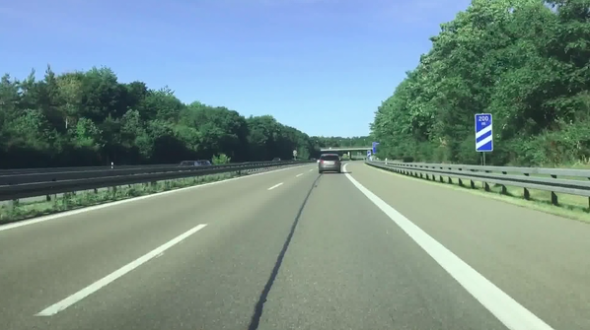
#> input picture test/testimage.jpeg, 590 x 330 px, found by its file name
$ python lanedetectiontimer.py   (older library calls are emulated)
#> lines starting #> are read from the running program, lines starting #| are printed output that depends on the picture; after the words box and inside, x2 and y2 are one past the last pixel; in counts of white or black regions, pixels touching at a corner belong together
#> in timer, test_image is the input picture: shape (330, 590, 3); mean B, G, R 141, 144.1, 120
### test/lanedetecttimers/lanefiltertimer.py
import cv2
import numpy as np
import time

#Description: The functions used to filter an image to prepare it for lane detection

def binary_thresh(array, thresh):
    """
    Make every element in threshold 1 and every element out of the threshold 0
    param array: 2D array
    param thesh: Two element tuple of min and max threshold values
    return: binary 2D thresholded data
    """

    binary = np.zeros_like(array)
    binary[(array >= thresh[0]) & (array <= thresh[1])] = 1
    return binary

def threshold(channel, thresh=(128,255), thresh_type=cv2.THRESH_BINARY):
    """
    Filter out all values outside of the threshold in the input channel
    param channel: 2D array representing one channel of an image
    param threst: Two element tuple of min and max threshold values
    param thresh_type: The opencv type of the threshold
    returns: 2D thresholded data
    """
    return cv2.threshold(channel, thresh[0], thresh[1], thresh_type)

def gaussian_blur(channel, gauss_kernel=3):
    """
    Reduce noise in the image using a gaussian blur function
    param channel: 2D array representing one channel of an image
    param gauss_kernel: The dimensions of the kernal applied
    """
    return cv2.GaussianBlur(channel, (gauss_kernel, gauss_kernel), 0)

# [7 lines left out: function median_blur, not called in this run]

def sobel(channel, sobel_kernel=3, thresh=(0, 255)):
    """
    Find edges that are aligned horizontally or vertically in the image
    param channel: 2D array representing one channel of an image
    param sobel_kernal: The dimensions (square) of the sobel kernel applied
    param thresh: Two element tuple with min and max values for binary thresholding
    return: binary 2D edge detected data
    """
    set1 = time.perf_counter()
    #detects differences in pixel intensity from left to right (veritcal edges)
    sobelx = cv2.Sobel(channel, cv2.CV_64F, 1, 0, sobel_kernel)

    set2 = time.perf_counter()
    #detects differences in pixel intensity from top to bottom (horizontal edges)
    sobely = cv2.Sobel(channel, cv2.CV_64F, 0, 1, sobel_kernel)
    set3 = time.perf_counter()
    sobel_mag=np.sqrt(sobelx ** 2 + sobely ** 2)
    set4 = time.perf_counter()

    seftm = [["x", "y", "mag", "total"], [(set2-set1), (set3-set2), (set4-set3), (set4-set1)]]

    return binary_thresh(sobel_mag, thresh), seftm

# [9 lines left out: function canny, not called in this run]


### test/lanedetecttimers/lanedetectiontimer.py

import cv2
import numpy as np
import matplotlib.pyplot as plt
import lanefiltertimer as filter
import time

#Description: The Lane class and its functions which construct a lane object from an image

class Lane:
    """
    Digital model of a track lane
    """
    def __init__(self, original, roi_corners=None):
        """
        Default constructor

        param original: The original image as it comes from the camera
        param roi_corners: A an array of tuples containing the xy coordinates of the corners of the region of interest
        """

        self.original = original

        #Holds the dimensions of the original image (Height,Width)
        self.orig_dim = self.original.shape[:2][::-1]
        self.width = self.orig_dim[0]
        self.height = self.orig_dim[1]

        #Holds the thresholds for each of the

        #Holds the image once filtered to show lane lines
        self.filtered_lanes = None

        #Holds the "birds eye view" image (the product of a perspective transform) and its transformation and inverse transformation matrices
        self.pwarped = None
        self.color_pwarped = None
        self.pwarp_matrix = None
        self.inv_pwarp_matrix = None

        #Holds an array of tuples representing xy coordinates of the four corners of the region of interest
        if roi_corners is None:
            roi_corners = [(300,170), (0, 330), (self.width,330), (self.width-240 ,170)]

        self.roi_corners = np.float32(roi_corners)

        #Holds the target xy coordinates of the region of interest after perspective transform
        self.padding = int(0.25*self.width) #gap
        self.target_roi_corners = np.float32([
            [self.padding, 0],  #Top-left corner
            [self.padding, self.height],  #Bottom-left corner
            [self.width-self.padding, self.height],  #Bottom right corner
            [self.width-self.padding, 0]])  #Top right corner

        #Holds a a histogram that shows the location of white peaks (representing lane lines) over the bottom half of the ROI
        self.histogram = None

        #Holds the sliding window parameters
        self.num_swindows = 10
        self.margin = int((1/12) * self.width) #The window width is 2*margin
        self.minpix = int((1/2) * self.margin) #The minimum number of pixels to relocate sliding window center

        #Holds the location data of the pixels that are part of lane lines
        self.llane_inds = None  #The indices of the left line pixels
        self.rlane_inds = None  #The indices of the right line pixels
        self.l_x = None  #The x coordinates of the left line pixels
        self.r_x = None  #The x coordinates of the right line pixels
        self.l_y = None  #The y coordinates of the left line pixels
        self.r_y = None  #The y coordinates of the right line pixels

        #Holds the best fit polynomial lines for the left and right lanes
        self.lfit = None  #The left fit coefficients
        self.rfit = None  #The right fit coefficients
        self.ploty = None  #A vector of y coordinates
        self.lfit_x = None  #The x coordinates for the left line
        self.rfit_x = None  #The x coordinates for the right line

        #Holds the best fit polynomial lines for the center of lane path
        self.path_fit = None  #The path fit coefficients
        self.path_fit_x = None #The x coordinates of the path

        #Conversions from pixels to meters in x and y dimensions
        self.y_m2p = 10.0 / 1000 #meters per pixel in x direction


    def get_filtered(self, img=None, thresholds=None, median=False, canny=False, plot=False):
        """
        Applies the filtering functions from lanefilter.py to produce a binary image that shows lane lines

        param img: the input image
        return: A binary (0, 255) image containing the lane lines
        """
#> called with median = False, canny = False, plot = False
        if img is None:
            img = self.original

        if thresholds == None:
            #A tuple of tuples of thresholds for each of the thresholding operations
            thresholds = ((180, 255), (110, 255), (60,255), (180,255))

        t1 = time.perf_counter()

        #Converts the image from the BGR color space to the HLS color space
        hls = cv2.cvtColor(img, cv2.COLOR_BGR2HLS)
#> hls: shape (330, 590, 3); mean of channels 0, 1, 2 70.1, 136.3, 79.9

        t2 = time.perf_counter()

        #------------Isolates the edges of lane lines-----------#
        et1 = time.perf_counter()

        #Apply a binary (0,255) threshold to the lightness channel of the image
        _, l_thresholded = filter.threshold(hls[:,:,1], thresh=thresholds[0])
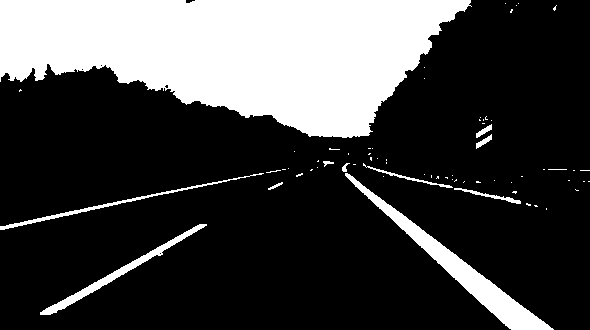
#> l_thresholded: shape (330, 590); 25.6% white; 68 white regions (57 under 20 px), largest, box (x1, y1, x2, y2) and area: (0, 0, 472, 138) 42962, (345, 173, 554, 330) 3963, (40, 224, 207, 315) 1254

        et2 = time.perf_counter()

        if median == True:
            #Apply a median blur to the thresholded image to reduce noise
            l_blurred = filter.median_blur(l_thresholded, median_kernel=5)
        else:
            #Apply a gaussian blur to the thresholded image to reduce noise
            l_blurred = filter.gaussian_blur(l_thresholded, gauss_kernel=3)

        et3 = time.perf_counter()

        if canny == True:
            #Apply Canny edge detection to the blurred image
            edge_detected = filter.canny(l_blurred, (170, 200), aperture_size=3)
        else:
            #Apply Sobel edge detection to the blurred image and make the image binary (0,1)
            edge_detected, seftm = filter.sobel(l_blurred, sobel_kernel=5, thresh=thresholds[1])
#> in sobel, `sobelx = cv2.Sobel(channel, cv2.CV_64F, 1, 0, sobel_kernel)`:
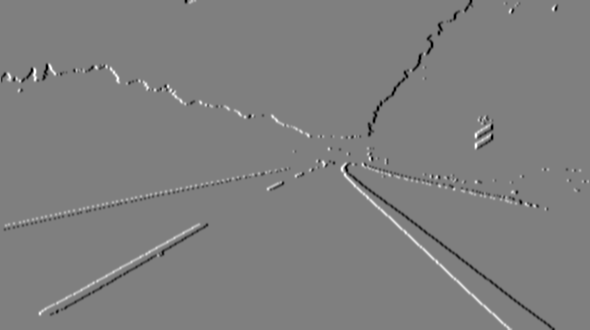
#> sobelx: shape (330, 590) float64; min -764, max 764, mean -0.8; drawn with min black and max white
#> in sobel, `sobely = cv2.Sobel(channel, cv2.CV_64F, 0, 1, sobel_kernel)`:
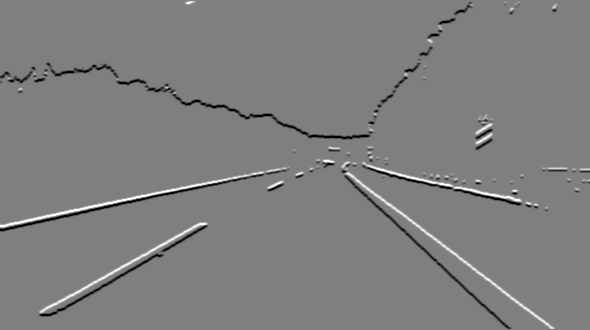
#> sobely: shape (330, 590) float64; min -764, max 764, mean -4.4; drawn with min black and max white
#> in sobel, `sobel_mag=np.sqrt(sobelx ** 2 + sobely ** 2)`:
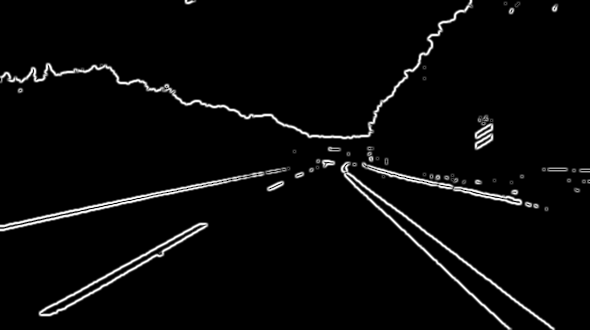
#> sobel_mag: shape (330, 590) float64; min 0, max 815.8, mean 27.9; drawn with min black and max white
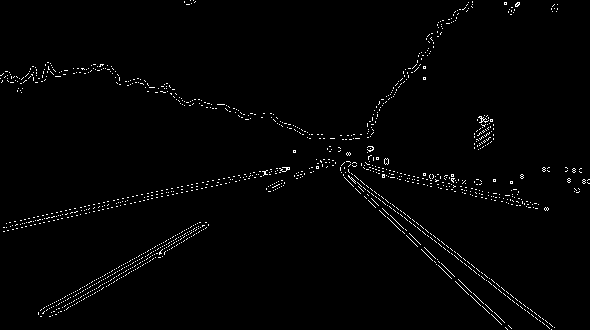
#> edge_detected: shape (330, 590) float64; values 0 (black) and 1 (white), 1.4% white in thin lines or dots
#> seftm = [['x', 'y', 'mag', 'total'], [0.0107, 0.00735, 0.0083, 0.0264]]

        et4 = time.perf_counter()

        t3 = time.perf_counter()

        #----------Isolates the interior (fill) of lane lines----------#
        #Apply a binary (0,255) threshold to the saturation channel of the image
        _, s_thresholded = filter.threshold(hls[:,:,2], thresholds[2])
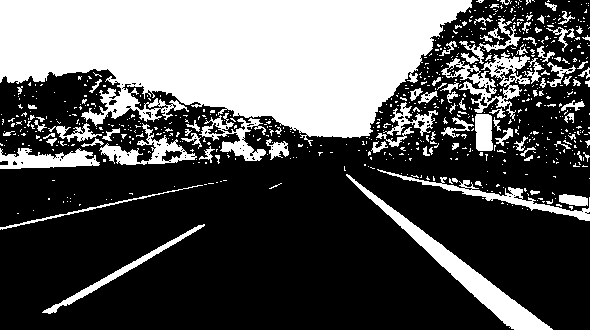
#> s_thresholded: shape (330, 590); 34.2% white; 715 white regions (623 under 20 px), largest, box (x1, y1, x2, y2) and area: (0, 0, 472, 146) 45454, (346, 174, 553, 330) 3616, (441, 52, 530, 121) 1851

        #Apply a binary (0,255) threshold to the red channel of the image
        _, r_thresholded = filter.threshold(img[:,:,2], thresholds[3])
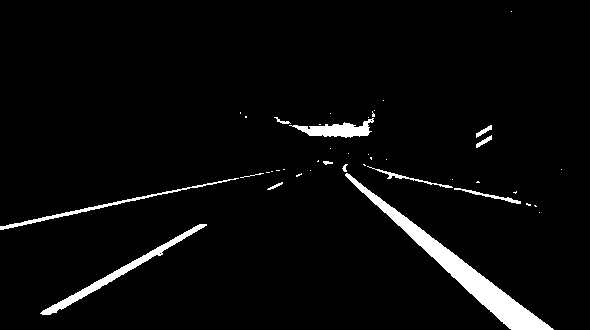
#> r_thresholded: shape (330, 590); 3.8% white; 42 white regions (29 under 20 px), largest, box (x1, y1, x2, y2) and area: (345, 173, 554, 330) 3903, (40, 224, 207, 315) 1234, (289, 118, 374, 138) 801

        #Apply an and to combine the saturation and red thresholded image to filter for pixels that are red and have high saturation
        rsthresholded = cv2.bitwise_and(s_thresholded, r_thresholded)
#> rsthresholded: shape (330, 590); 3.3% white; 36 white regions (27 under 20 px), largest, box (x1, y1, x2, y2) and area: (346, 174, 553, 330) 3616, (42, 224, 205, 314) 994, (289, 118, 374, 138) 801

        t4 = time.perf_counter()

        #----------Combine the edges and interior of lane lines----------#
        #Apply a or to combine the lane line egdes and interiors
        self.filtered_lanes = cv2.bitwise_or(rsthresholded, edge_detected.astype(np.uint8))
#> (the rest of the program and of its run is left out)
